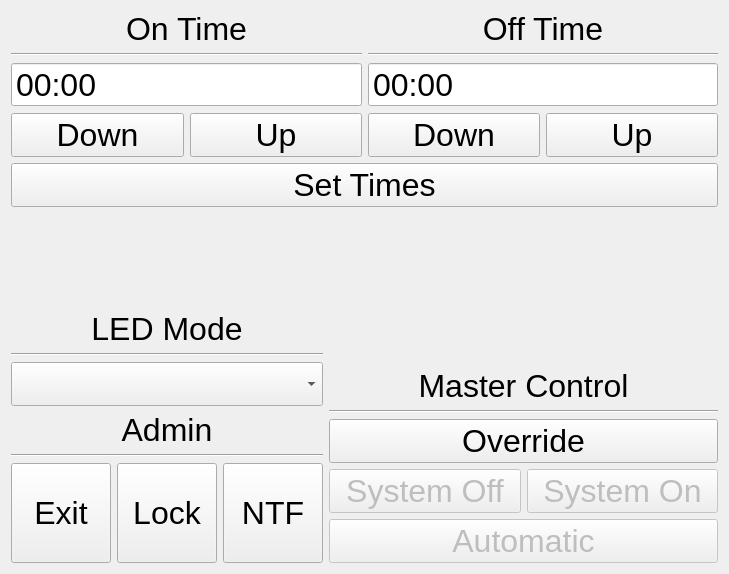
<?xml version="1.0" encoding="UTF-8"?>
<ui version="4.0">
 <class>PONDcontrol</class>
 <widget class="QWidget" name="PONDcontrol">
  <property name="windowModality">
   <enum>Qt::NonModal</enum>
  </property>
  <property name="enabled">
   <bool>true</bool>
  </property>
  <property name="geometry">
   <rect>
    <x>0</x>
    <y>0</y>
    <width>729</width>
    <height>574</height>
   </rect>
  </property>
  <property name="font">
   <font>
    <pointsize>24</pointsize>
   </font>
  </property>
  <property name="windowTitle">
   <string>POND Controller</string>
  </property>
  <layout class="QVBoxLayout" name="verticalLayout_2">
   <item>
    <layout class="QVBoxLayout" name="verticalLayout_3">
     <item>
      <layout class="QHBoxLayout" name="horizontalLayout_3">
       <item>
        <layout class="QVBoxLayout" name="verticalLayout_5">
         <item>
          <widget class="QLabel" name="label">
           <property name="text">
            <string>On Time</string>
           </property>
           <property name="alignment">
            <set>Qt::AlignBottom|Qt::AlignHCenter</set>
           </property>
          </widget>
         </item>
         <item>
          <widget class="Line" name="line_3">
           <property name="orientation">
            <enum>Qt::Horizontal</enum>
           </property>
          </widget>
         </item>
         <item>
          <widget class="QTimeEdit" name="onTime">
           <property name="minimumSize">
            <size>
             <width>300</width>
             <height>40</height>
            </size>
           </property>
           <property name="font">
            <font>
             <pointsize>24</pointsize>
            </font>
           </property>
           <property name="buttonSymbols">
            <enum>QAbstractSpinBox::NoButtons</enum>
           </property>
           <property name="displayFormat">
            <string>HH:mm</string>
           </property>
          </widget>
         </item>
         <item>
          <layout class="QHBoxLayout" name="horizontalLayout_4">
           <item>
            <widget class="QPushButton" name="onDown">
             <property name="minimumSize">
              <size>
               <width>0</width>
               <height>40</height>
              </size>
             </property>
             <property name="text">
              <string>Down</string>
             </property>
            </widget>
           </item>
           <item>
            <widget class="QPushButton" name="onUp">
             <property name="minimumSize">
              <size>
               <width>0</width>
               <height>40</height>
              </size>
             </property>
             <property name="text">
              <string>Up</string>
             </property>
            </widget>
           </item>
          </layout>
         </item>
        </layout>
       </item>
       <item>
        <layout class="QVBoxLayout" name="verticalLayout_4">
         <item>
          <widget class="QLabel" name="label_2">
           <property name="text">
            <string>Off Time</string>
           </property>
           <property name="alignment">
            <set>Qt::AlignBottom|Qt::AlignHCenter</set>
           </property>
          </widget>
         </item>
         <item>
          <widget class="Line" name="line_4">
           <property name="orientation">
            <enum>Qt::Horizontal</enum>
           </property>
          </widget>
         </item>
         <item>
          <widget class="QTimeEdit" name="offTime">
           <property name="minimumSize">
            <size>
             <width>300</width>
             <height>40</height>
            </size>
           </property>
           <property name="font">
            <font>
             <pointsize>24</pointsize>
            </font>
           </property>
           <property name="wrapping">
            <bool>false</bool>
           </property>
           <property name="buttonSymbols">
            <enum>QAbstractSpinBox::NoButtons</enum>
           </property>
           <property name="maximumTime">
            <time>
             <hour>23</hour>
             <minute>59</minute>
             <second>50</second>
            </time>
           </property>
           <property name="displayFormat">
            <string>HH:mm</string>
           </property>
          </widget>
         </item>
         <item>
          <layout class="QHBoxLayout" name="horizontalLayout_5">
           <item>
            <widget class="QPushButton" name="offDown">
             <property name="minimumSize">
              <size>
               <width>0</width>
               <height>40</height>
              </size>
             </property>
             <property name="text">
              <string>Down</string>
             </property>
            </widget>
           </item>
           <item>
            <widget class="QPushButton" name="offUp">
             <property name="minimumSize">
              <size>
               <width>0</width>
               <height>40</height>
              </size>
             </property>
             <property name="text">
              <string>Up</string>
             </property>
            </widget>
           </item>
          </layout>
         </item>
        </layout>
       </item>
      </layout>
     </item>
     <item>
      <widget class="QPushButton" name="setTimes">
       <property name="minimumSize">
        <size>
         <width>0</width>
         <height>40</height>
        </size>
       </property>
       <property name="text">
        <string>Set Times</string>
       </property>
      </widget>
     </item>
     <item>
      <spacer name="verticalSpacer">
       <property name="orientation">
        <enum>Qt::Vertical</enum>
       </property>
       <property name="sizeType">
        <enum>QSizePolicy::Expanding</enum>
       </property>
       <property name="sizeHint" stdset="0">
        <size>
         <width>20</width>
         <height>40</height>
        </size>
       </property>
      </spacer>
     </item>
    </layout>
   </item>
   <item>
    <layout class="QHBoxLayout" name="horizontalLayout_2">
     <item>
      <layout class="QVBoxLayout" name="verticalLayout_6">
       <item>
        <widget class="QLabel" name="label_3">
         <property name="text">
          <string>LED Mode</string>
         </property>
         <property name="alignment">
          <set>Qt::AlignBottom|Qt::AlignHCenter</set>
         </property>
        </widget>
       </item>
       <item>
        <widget class="Line" name="line">
         <property name="orientation">
          <enum>Qt::Horizontal</enum>
         </property>
        </widget>
       </item>
       <item>
        <widget class="QComboBox" name="ledMode">
         <property name="minimumSize">
          <size>
           <width>300</width>
           <height>40</height>
          </size>
         </property>
        </widget>
       </item>
       <item>
        <widget class="QLabel" name="label_5">
         <property name="text">
          <string>Admin</string>
         </property>
         <property name="alignment">
          <set>Qt::AlignCenter</set>
         </property>
        </widget>
       </item>
       <item>
        <widget class="Line" name="line_5">
         <property name="orientation">
          <enum>Qt::Horizontal</enum>
         </property>
        </widget>
       </item>
       <item>
        <layout class="QHBoxLayout" name="horizontalLayout_6">
         <item>
          <widget class="QPushButton" name="exit">
           <property name="minimumSize">
            <size>
             <width>100</width>
             <height>100</height>
            </size>
           </property>
           <property name="maximumSize">
            <size>
             <width>100</width>
             <height>100</height>
            </size>
           </property>
           <property name="text">
            <string>Exit</string>
           </property>
           <property name="autoRepeat">
            <bool>true</bool>
           </property>
           <property name="autoRepeatDelay">
            <number>1000</number>
           </property>
           <property name="autoRepeatInterval">
            <number>1000</number>
           </property>
          </widget>
         </item>
         <item>
          <widget class="QPushButton" name="lock">
           <property name="sizePolicy">
            <sizepolicy hsizetype="Minimum" vsizetype="Fixed">
             <horstretch>0</horstretch>
             <verstretch>0</verstretch>
            </sizepolicy>
           </property>
           <property name="minimumSize">
            <size>
             <width>100</width>
             <height>100</height>
            </size>
           </property>
           <property name="maximumSize">
            <size>
             <width>100</width>
             <height>100</height>
            </size>
           </property>
           <property name="text">
            <string>Lock</string>
           </property>
           <property name="checkable">
            <bool>true</bool>
           </property>
          </widget>
         </item>
         <item>
          <widget class="QPushButton" name="days">
           <property name="minimumSize">
            <size>
             <width>100</width>
             <height>100</height>
            </size>
           </property>
           <property name="maximumSize">
            <size>
             <width>100</width>
             <height>100</height>
            </size>
           </property>
           <property name="text">
            <string>NTF</string>
           </property>
           <property name="checkable">
            <bool>true</bool>
           </property>
          </widget>
         </item>
        </layout>
       </item>
      </layout>
     </item>
     <item>
      <layout class="QVBoxLayout" name="verticalLayout">
       <item>
        <widget class="QLabel" name="label_4">
         <property name="frameShape">
          <enum>QFrame::NoFrame</enum>
         </property>
         <property name="text">
          <string>Master Control</string>
         </property>
         <property name="alignment">
          <set>Qt::AlignBottom|Qt::AlignHCenter</set>
         </property>
        </widget>
       </item>
       <item>
        <widget class="Line" name="line_2">
         <property name="orientation">
          <enum>Qt::Horizontal</enum>
         </property>
        </widget>
       </item>
       <item>
        <widget class="QPushButton" name="override">
         <property name="minimumSize">
          <size>
           <width>300</width>
           <height>40</height>
          </size>
         </property>
         <property name="text">
          <string>Override</string>
         </property>
         <property name="checkable">
          <bool>false</bool>
         </property>
        </widget>
       </item>
       <item>
        <layout class="QHBoxLayout" name="horizontalLayout">
         <item>
          <widget class="QPushButton" name="sysOff">
           <property name="enabled">
            <bool>false</bool>
           </property>
           <property name="minimumSize">
            <size>
             <width>150</width>
             <height>40</height>
            </size>
           </property>
           <property name="text">
            <string>System Off</string>
           </property>
          </widget>
         </item>
         <item>
          <widget class="QPushButton" name="sysOn">
           <property name="enabled">
            <bool>false</bool>
           </property>
           <property name="minimumSize">
            <size>
             <width>150</width>
             <height>40</height>
            </size>
           </property>
           <property name="text">
            <string>System On</string>
           </property>
          </widget>
         </item>
        </layout>
       </item>
       <item>
        <widget class="QPushButton" name="automatic">
         <property name="enabled">
          <bool>false</bool>
         </property>
         <property name="minimumSize">
          <size>
           <width>300</width>
           <height>40</height>
          </size>
         </property>
         <property name="text">
          <string>Automatic</string>
         </property>
        </widget>
       </item>
      </layout>
     </item>
    </layout>
   </item>
  </layout>
 </widget>
 <resources/>
 <connections>
  <connection>
   <sender>offDown</sender>
   <signal>clicked()</signal>
   <receiver>offTime</receiver>
   <slot>stepDown()</slot>
   <hints>
    <hint type="sourcelabel">
     <x>468</x>
     <y>102</y>
    </hint>
    <hint type="destinationlabel">
     <x>559</x>
     <y>49</y>
    </hint>
   </hints>
  </connection>
  <connection>
   <sender>offUp</sender>
   <signal>clicked()</signal>
   <receiver>offTime</receiver>
   <slot>stepUp()</slot>
   <hints>
    <hint type="sourcelabel">
     <x>650</x>
     <y>102</y>
    </hint>
    <hint type="destinationlabel">
     <x>559</x>
     <y>49</y>
    </hint>
   </hints>
  </connection>
  <connection>
   <sender>onUp</sender>
   <signal>clicked()</signal>
   <receiver>onTime</receiver>
   <slot>stepUp()</slot>
   <hints>
    <hint type="sourcelabel">
     <x>281</x>
     <y>102</y>
    </hint>
    <hint type="destinationlabel">
     <x>190</x>
     <y>49</y>
    </hint>
   </hints>
  </connection>
  <connection>
   <sender>onDown</sender>
   <signal>clicked()</signal>
   <receiver>onTime</receiver>
   <slot>stepDown()</slot>
   <hints>
    <hint type="sourcelabel">
     <x>99</x>
     <y>102</y>
    </hint>
    <hint type="destinationlabel">
     <x>190</x>
     <y>49</y>
    </hint>
   </hints>
  </connection>
 </connections>
</ui>
